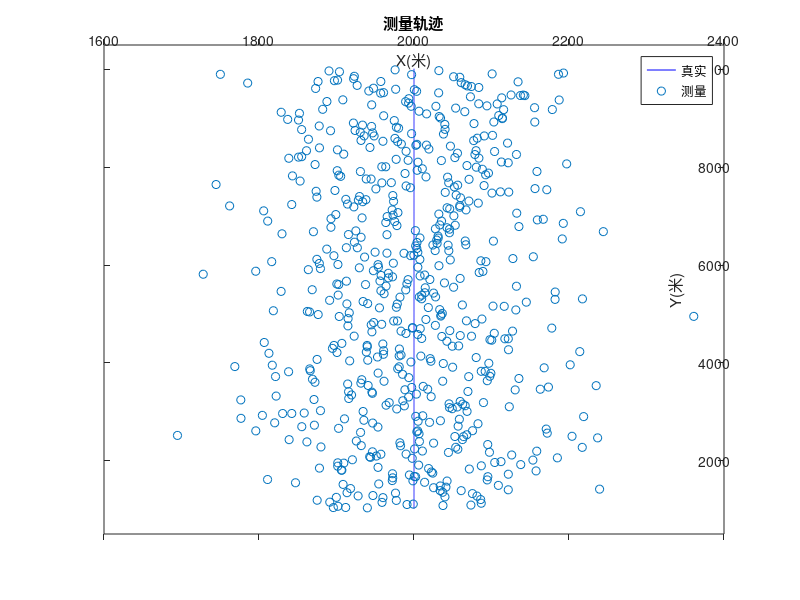
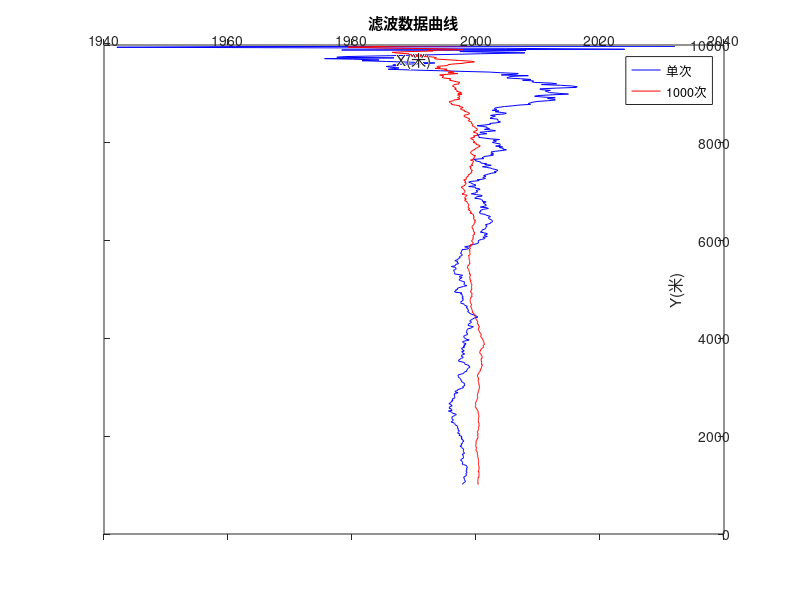
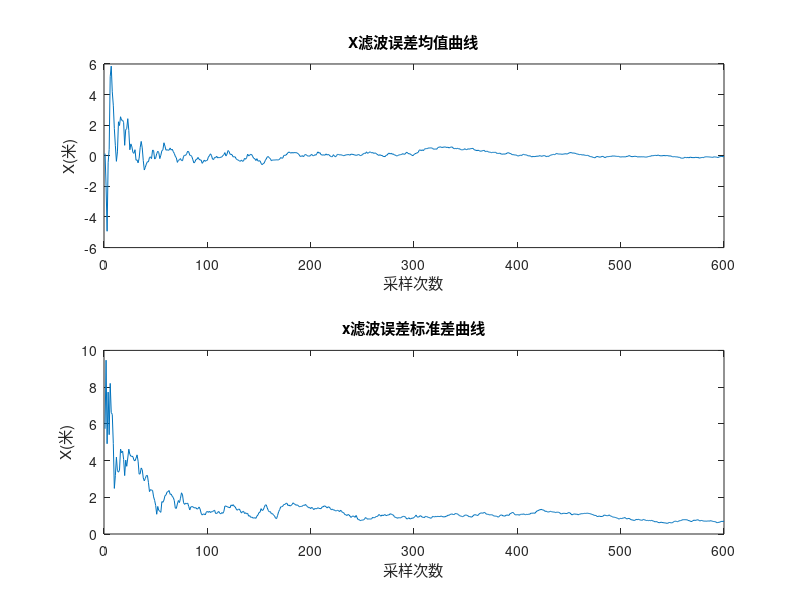
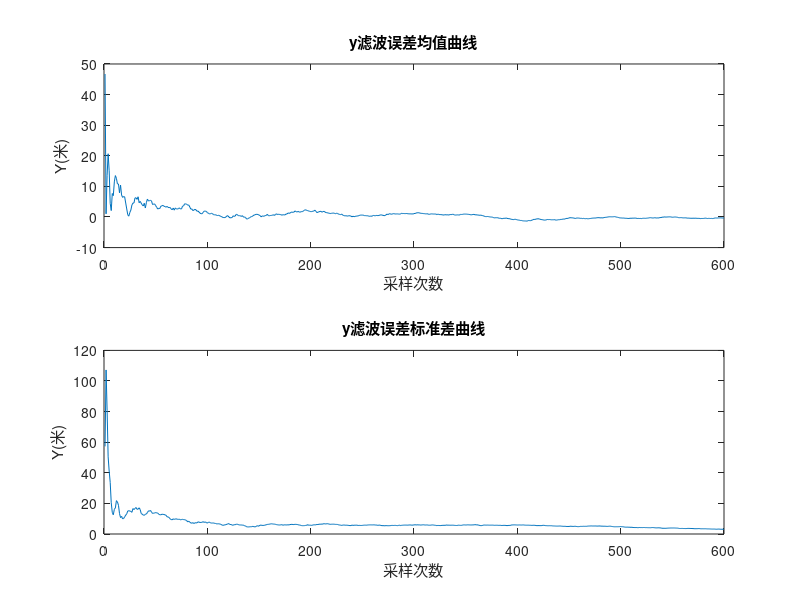

MATLAB code to generate these figures, in order: (Note: this script raises an error after producing the figures.)
clear;
clc;
%===============================仿真场景===================================
Distance=10000;
T=1;
t=600;
Vx=-15;
QQ = 20;%100米wgn(1,1,20)
H=[1 0 0;0 1 0];
Q=[1 0 0;0 1 T;0 0 1];
eXk(:,t)=[0 0 0]';eXz(:,t)=[0 0 0]';eeXz(:,t)=[0 0]';
N=10;
for i=1:N
    for j=1:t
        Zk(:,j)=[2000+wgn(1,1,40);10000+Vx*T*(j-1)+wgn(1,1,QQ)];
    end
    for j=1:t
        if j==1
            Xk(:,1)=[Zk(1,1),Zk(2,1),0]';Xk1(:,1)=Xk(:,1);
            Xk(:,2)=[Zk(1,2),Zk(2,2),(Zk(2,2)-Zk(2,1))/T]';Xk1(:,2)=Xk(:,2);
            Pk=[Distance,0,0;0,Distance,Distance/T;0,Distance/T,2*Distance/T];
        else
            if j>2
                Xk1(:,j)=Q*Xk(:,j-1);%预测
                Pk1=Q*Pk*Q';%预测误差协方差
                Kk=Pk1*H'*inv(H*Pk1*H'+Distance*eye(2));%kalman增益
                Xk(:,j)=Xk1(:,j)+Kk*(Zk(:,j)-H*Xk1(:,j));%滤波
                Pk=(eye(3)-Kk*H)*Pk1;%滤波协方差
            end
        end
        %%
        %1000次求平均
        eXk(:,j)=eXk(:,j)+Xk(:,j)/N;%滤波
        eXz(:,j)=eXz(:,j)+([2000;10000+Vx*(j-1)*T;0]-Xk(:,j))/N;%滤波误差均值
        eeXz(:,j)=eeXz(:,j)+[(2000-Xk(1,j))^2;(10000+Vx*(j-1)*T-Xk(2,j))^2]/N;%滤波误差标准差
    end
end
%===========================绘图====================================
%真实轨迹和测量轨迹
dTT = 0.1;
j=0:dTT:t;
plot(10000+Vx*(j-1)*T,j-j+2000,'b');
hold on
scatter(Zk(2,:),Zk(1,:));
legend('真实','测量');xlim([500,10500]);view(90,-90);
title('测量轨迹');xlabel('Y(米)');ylabel('X(米)');
%滤波单次仿真和蒙特卡洛仿真
figure;
plot(Xk(2,:),Xk(1,:),'b',eXk(2,:),eXk(1,:),'r');title('滤波数据曲线');view(90,-90)
legend('单次','1000次');
xlabel('Y(米)');ylabel('X(米)');
%
j=1:t;
figure;subplot(211);plot(j,eXz(2,:));title('X滤波误差均值曲线');
xlabel('采样次数');ylabel('X(米)');
subplot(212);
for j=1:t
    eeXz(1,j)=sqrt(eeXz(1,j)-eXz(1,j)^2);
    eeXz(2,j)=sqrt(eeXz(2,j)-eXz(2,j)^2);
end
j=1:t;
plot(j,eeXz(2,:));title('x滤波误差标准差曲线');
xlabel('采样次数');ylabel('X(米)');
figure;subplot(211);plot(j,eXz(1,:));
title('y滤波误差均值曲线');xlabel('采样次数');ylabel('Y(米)');
subplot(212);plot(j,eeXz(1,1:600));title('y滤波误差标准差曲线');
xlabel('采样次数');ylabel('Y(米)');
figure;subplot(211);plot(Xk(3,1:300));title('单次滤波速度估计');
xlabel('采样次数');ylabel('V');
subplot(212);plot(j,eXk(3,1:600));title('1000次滤波速度估计');
xlabel('采样次数');ylabel('V');
%% 构建模型
t = 1:t;
k=length(t);
xx=zeros(1,length(t));
yy=zeros(1,length(t));
xx(:)=2000;%初始位置
yy(:)=10000;
v0=-15;%初始速度
a=0;%加速度
v=v0+a*t;
SS=v0*t+a.*t.*t/2;
yy=yy+SS;
%% 加入观测噪声
xx=xx+wgn(1,1,QQ);
yy=yy+wgn(1,1,QQ);
%% 最小二乘模型
HLSM=zeros(k,3);
for i=1:k
    HLSM(:,1)=1;
    HLSM(i,2)=t(i);
    HLSM(i,3)=0.5*t(i)*t(i);
end
zk=xx';
RLSM=(inv(HLSM'*HLSM))*HLSM'*zk;
disp(['初始位置 (2000,10000) 初速度' num2str(v0) 'm/s 加速度' num2str(a) 'm/s2']);
disp(['**********************************************************************************************']);
disp('最小二乘法：');
disp(['x轴：初始位置' num2str(RLSM(1)) 'm 初速度' num2str(RLSM(2)) 'm/s 加速度' num2str(RLSM(3)) 'm/s2']);
zk=yy';
RLSM=(inv(HLSM'*HLSM))*HLSM'*zk;
disp(['y轴：初始位置' num2str(RLSM(1)) 'm 初速度' num2str(RLSM(2)) 'm/s 加速度' num2str(RLSM(3)) 'm/s2']);
disp(['**********************************************************************************************']);
%% 最大似然模型
syms t;
xx=xx(1)+wgn(1,1,QQ);
yy=yy(1)+v0*t+0.5*a*t*t+wgn(1,1,QQ);
syms a b c;
s=a+b*t+0.5*c*t.*t;
aa=1;bb=t;cc=0.5*t.*t;%手工求导
rmle1=int((xx-s)*aa,t,1,k);
rmle2=int((xx-s)*bb,t,1,k);
rmle3=int((xx-s)*cc,t,1,k);
[RMLE1,RMLE2,RMLE3]=solve(rmle1,rmle2,rmle3,a,b,c);
disp('最大似然法：');
disp(['x轴：初始位置' num2str(double(RMLE1)) 'm 初速度' num2str(double(RMLE2)) 'm/s 加速度' num2str(double(RMLE3)) 'm/s2']);
rmle1=int((yy-s)*aa,t,1,k);
rmle2=int((yy-s)*bb,t,1,k);
rmle3=int((yy-s)*cc,t,1,k);
[RMLE1,RMLE2,RMLE3]=solve(rmle1,rmle2,rmle3,a,b,c);
disp(['y轴：初始位置' num2str(double(RMLE1)) 'm 初速度' num2str(double(RMLE2)) 'm/s 加速度' num2str(double(RMLE3)) 'm/s2']);

